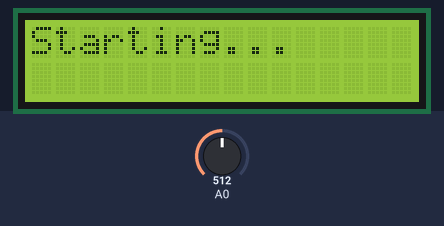
The sketch below on a simulated Arduino Uno, built with avr-gcc and run on an emulated ATmega328P. Parts: 16×2 character LCD. Inputs (shaded band) come from the test bench; at power-on: A0 = 512. WiFi joins after 1.5 s; servers stay silent unless stated; uploads are accepted with an empty reply; what the sketch prints to the serial monitor is not drawn.

Above: at 0.1 s.
At 2.6 s:
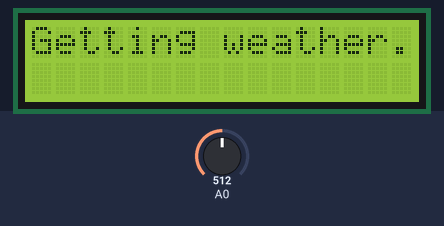
At 3.1 s:
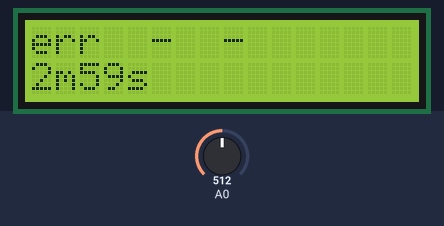
At 13.9 s:
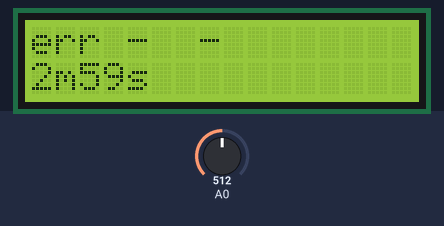
At 21.31 s:
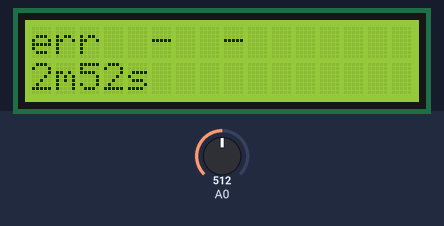
At 39.71 s:
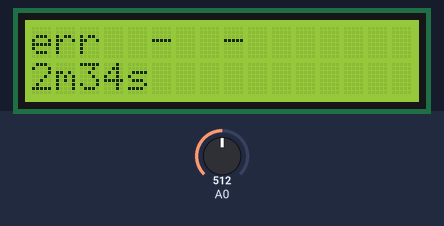

The sketch:

json.ino
```cpp
const float FLOAT_VAL_NOT_FOUND = -9999;
const int INT_VAL_NOT_FOUND = -9999;

// If json is like "{"temp":280.45,"humidity":86,"pressure":1024.5}" and key is "humidity", then will return "86".
void getJsonValue(const String& json, const String& key, String& value)
{
  // If key is temp, we need to search in JSON for: "temp":
  String keyJson = String(key);
  keyJson = String("\"") + keyJson + "\":";

  int keyStart = json.indexOf(keyJson);
  int valueStart = keyStart + keyJson.length();

  int indexNextComma = json.indexOf(',', valueStart);
  int indexNextBracket = json.indexOf('}', valueStart);
  int valueEnd = indexNextComma;
  if (valueEnd == -1 || (indexNextBracket > -1 && indexNextBracket < indexNextComma)) {
    valueEnd = indexNextBracket;
  }

  value = "";
  if (keyStart > -1 && valueEnd > -1) {
    value = json.substring(valueStart, valueEnd);
  }

  //trace(String("Found value = ") + String(value) + String(" for key = ") + String(key));
}

void getJsonTextValue(const String& json, const String& key, String& value)
{
  getJsonValue(json, key, value);

  // Trim quotes around the text value.
  if (value.length() > 1)
    value = value.substring(1, value.length() - 1);
}

int getJsonIntValue(const String& json, const String& key)
{
  int intFromJson = INT_VAL_NOT_FOUND;
  String jsonValue = "";
  getJsonValue(json, key, jsonValue);

  if (jsonValue.length() > 0)
    intFromJson = jsonValue.toInt();

  return intFromJson;
}

float getJsonFloatValue(const String& json, const String& key)
{
  float floatFromJson = FLOAT_VAL_NOT_FOUND;
  String jsonValue = "";
  getJsonValue(json, key, jsonValue);

  if (jsonValue.length() > 0)
    floatFromJson = toFloat(jsonValue);

  return floatFromJson;
}

float toFloat(const String& str)
{
  char buffer[10];
  str.toCharArray(buffer, 10);
  return atof(buffer);
}
```

buttonHandler.ino
```cpp
#define BTN_RIGHT  0
#define BTN_UP     1
#define BTN_DOWN   2
#define BTN_LEFT   3
#define BTN_SELECT 4
#define BTN_NONE   5

const char* MPD_HOST_NAME = "frapefruit";
const int MPD_HOST_PORT = 6600;

int buttonDownAtLastCheck = BTN_NONE;
int currentPlaylist = 0;

String checkButtonState()
{
  String messageForLcd = "";

  int buttonDownNow = readLcdButtons();

  if (buttonDownNow != BTN_NONE)
  {
    if (buttonDownAtLastCheck == BTN_NONE)
    {
      // So this is a new button push, handle it now.
      switch (buttonDownNow)
      {
        case BTN_SELECT:
        {
          // Load the next playlist.
          messageForLcd = mpdPlayNextPlaylist();
          break;
        }
        case BTN_UP:
        {
          // Previous track.
          sendMpdMessage("previous");
          messageForLcd = getCurrentTrack();
          break;
        }
        case BTN_DOWN:
        {
          // Next track.
          sendMpdMessage("next");
          messageForLcd = getCurrentTrack();
          break;
        }
        case BTN_LEFT:
        {
          // Toggle pause/play.
          if (toggleMpdSetting("state")) {
            messageForLcd = getCurrentTrack();
          }
          else {
            messageForLcd = "Paused";
          }
          break;
        }
        case BTN_RIGHT:
        {
          if (toggleMpdSetting("random")) {
            messageForLcd = "Random on";
          }
          else {
            messageForLcd = "Random off";
          }
          break;
        }
        default:
          break;
      }
    }
  }

  buttonDownAtLastCheck = buttonDownNow;

  return messageForLcd;
}

int readLcdButtons()
{
    int adc_key_in = analogRead(0);       // read the value from the sensor

    // Buttons are centered at these valies: 0, 144, 329, 504, 741
    // we add approx 50 to those values and check to see if we are close
    // We make this the 1st option for speed reasons since it will be the most likely result

    if (adc_key_in > 1000) return BTN_NONE;

    if (adc_key_in < 50)   return BTN_RIGHT;
    if (adc_key_in < 195)  return BTN_UP;
    if (adc_key_in < 380)  return BTN_DOWN;
    if (adc_key_in < 555)  return BTN_LEFT;
    if (adc_key_in < 790)  return BTN_SELECT;

    return BTN_NONE;
}

void sendMpdMessage(String message)
{
  EthernetClient client;

  // if you get a connection, report back via serial:
  if (client.connect(MPD_HOST_NAME, MPD_HOST_PORT)) {
    trace("connected");

    client.println(message);
    client.stop();
  }
  else {
    trace("MPD connection failed");
  }
}

String mpdPlayNextPlaylist()
{
  EthernetClient client;
  String playlistName = "";

  trace("trying to connect...");
  if (client.connect(MPD_HOST_NAME, MPD_HOST_PORT)) {
    trace("connected");

    // Get the next available playlist.
    playlistName = getPlaylistAtIndex(client, &currentPlaylist);
    currentPlaylist++;

    // And start playing that playlist.
    startPlaylist(client, playlistName);

    client.stop();
  }
  else {
    trace("MPD connection failed");
    client.stop();
  }

  return playlistName;
}

String getPlaylistAtIndex(EthernetClient& client, int* playlistIndex)
{
  client.println("listplaylists");
  String playlistResponse = readMpdResponse(client);

  String listNames[10];
  String mpdPlaylistResponseKey = String("playlist: ");
  int listCount = getMpdValueListFromResponse(playlistResponse, mpdPlaylistResponseKey, listNames);

  if (*playlistIndex >= listCount) {
    *playlistIndex = 0;
  }

  return listNames[*playlistIndex];
}

String readMpdResponse(EthernetClient& client)
{
  String playlistResponse = "";
  int mpdTimeout = 5000;

  while (client.available() || mpdTimeout > 0) {
    if (client.available()) {
      mpdTimeout = 0;
      playlistResponse += (char)client.read();
    }
    else {
      trace("Still waiting for MPD client...");
      mpdTimeout -= 250;
      delay(250);
    }
  }

  return playlistResponse;
}

// The response to the MPD command listplaylists can contain several playlist.
// This function returns an array of the names of those playlists in the listNames parameter.
int getMpdValueListFromResponse(const String& mpdResponse, const String& key, String* listNames)
{
  int listCount = 0;
  int valueFoundAt = 0;
  do {
    String value = "";
    valueFoundAt = getMpdValueFromResponse(mpdResponse, valueFoundAt, key, value);
    if (valueFoundAt > -1) {
      listNames[listCount++] = value;
      valueFoundAt += key.length();
      trace(value);
    }
  } while (valueFoundAt > -1);

  return listCount;
}

int getMpdValueFromResponse(const String& mpdResponse, int startFrom, const String& key, String& value)
{
  int keyStart = mpdResponse.indexOf(key, startFrom);
  int valueStart = -1;
  value = "";

  if (keyStart > -1) {
    valueStart = keyStart + key.length();
    int valueEnd = mpdResponse.indexOf('\n', valueStart);
    if (valueEnd > -1) {
      value = mpdResponse.substring(valueStart, valueEnd);
    }
  }

  return valueStart;
}

void startPlaylist(EthernetClient& client, const String& playlistName)
{
  // Clear the current playlist, load the selected one, and play.
  client.println("clear");
  client.println(String("load \"") + playlistName + "\"");
  client.println("play");
}

// Depending on settingName, will either toggle between play/pause or random-on/random-off.
boolean toggleMpdSetting(String settingName)
{
  boolean newSettingState;
  EthernetClient client;

  trace("trying to connect...");
  // if you get a connection, report back via serial:
  if (client.connect(MPD_HOST_NAME, MPD_HOST_PORT)) {
    trace("connected");

    client.println("status");

    String mpdResponse = readMpdResponse(client);

    String currentSettingState;
    getMpdValueFromResponse(mpdResponse, 0, settingName + ": ", currentSettingState);

    trace(currentSettingState);

    if (currentSettingState == "0") {
      client.println(settingName + " 1");
      newSettingState = true;
    }
    else if (currentSettingState == "1") {
      client.println(settingName + " 0");
      newSettingState = false;
    }
    else if (currentSettingState == "play") {
      client.println("pause");
      newSettingState = false;
    }
    else {
      client.println("play");
      newSettingState = true;
    }

    client.stop();
  }
  else {
    trace("MPD connection failed");
    client.stop();
  }

  return newSettingState;
}

String getCurrentTrack()
{
  String currentTrack = "<No title>";
  EthernetClient client;

  trace("trying to connect...");
  // if you get a connection, report back via serial:
  if (client.connect(MPD_HOST_NAME, MPD_HOST_PORT)) {
    trace("connected");

    client.println("currentsong");

    String mpdResponse = readMpdResponse(client);
    client.stop();

    getMpdValueFromResponse(mpdResponse, 0, "Title: ", currentTrack);
  }
  else {
    trace("MPD connection failed");
    client.stop();
  }

  return currentTrack;
}
```

Source omitted: monitor.ino (10059 bytes)

Measured:
- what the display in image 1 shows lasts 0.5 s, from 2.6 s to 3.1 s
- what the display in image 2 shows lasts 10.7 s, from 3.1 s to 13.8 s
